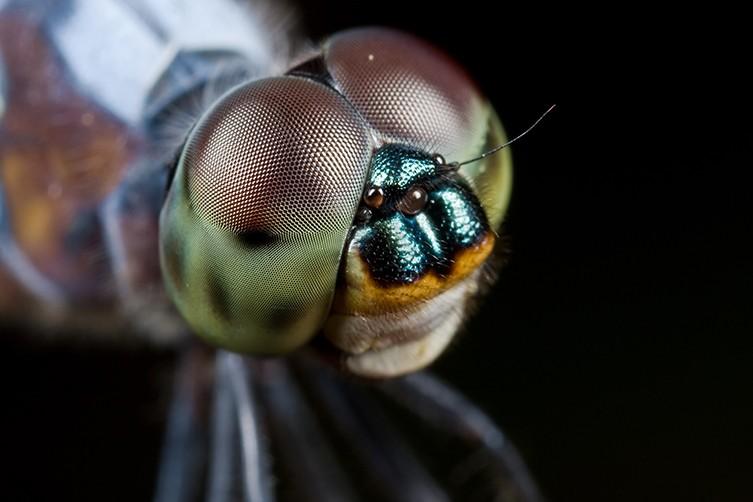
#> input picture lesson_3/homework/dragonfly.jpg, 753 x 502 px
$ jupyter execute Homework.ipynb
#> lines starting #> are read from the running program, lines starting #| are printed output that depends on the picture; after the words box and inside, x2 and y2 are one past the last pixel; in counts of white or black regions, pixels touching at a corner belong together
# HOMEWORK 3

For this homework you are going to implement the **unsharp masking** filter (USM). It is a technique to improve the sharpness of an image by combining the image with its blurred (unsharp) version. See the Wikipedia [page](https://en.wikipedia.org/wiki/Unsharp_masking) for more details.

### Unsharp Masking (USP)
The USM technique consists of the following steps:
* Load the image you will be working with.
* Create a blurred (unsharp) version of the original image.
* Add the unsharp image (with a certain **weight**) to the original.

To sum it up, the USM performs the following operation:

`sharpened = original + (original − unsharp) × amount`

Even though we provide you an image to work with, you are welcome to use your own images :-)

[cell 1]
import cv2
import numpy as np
from matplotlib import pyplot as plt
plt.rcParams['figure.figsize'] = [20, 15]

[cell 2]
img = cv2.imread('dragonfly.jpg')
#> img is the input picture: shape (502, 753, 3); mean B, G, R 47.8, 50.3, 52.3
img = cv2.cvtColor(img, cv2.COLOR_BGR2RGB)
plt.imshow(img)

[cell 3]
# Create a blurred (unsharp) version of the original image (you can use Gaussian blurring)
unsharp = cv2.GaussianBlur(img, ksize=(5,5), sigmaX=3)
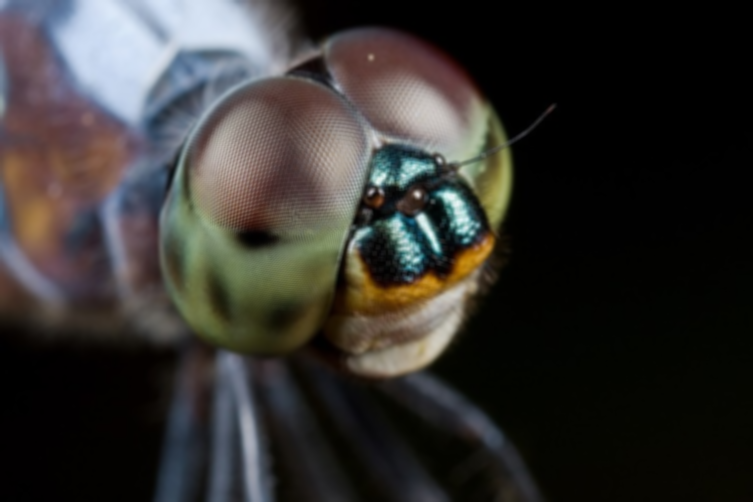
#> unsharp: shape (502, 753, 3); mean R, G, B 52.3, 50.3, 47.8
plt.imshow(unsharp)

[cell 4]
# Create the difference image (original − unsharp)
# Note: Remember that you are working with uint8 data types. Any addition or substractions
# might result in overflow or underflow, respectively. You can prevent this by casting the images to float.
img = img.astype(np.float32)
unsharp = unsharp.astype(np.float32)
diff = img - unsharp
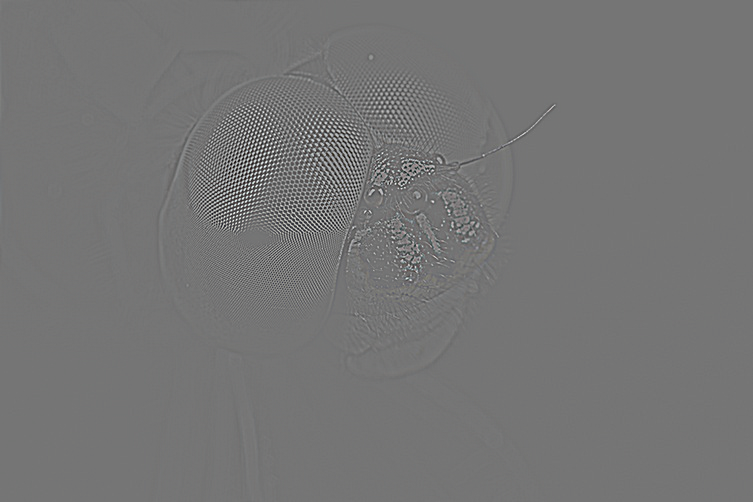
#> diff: shape (502, 753, 3) float32; mean R, G, B 0, 0, 0; drawn with min black and max white

plt.subplot(121), plt.imshow(img.astype('uint8')), plt.title('Image')
plt.subplot(122), plt.imshow(diff.astype('uint8')), plt.title('Diff mask')
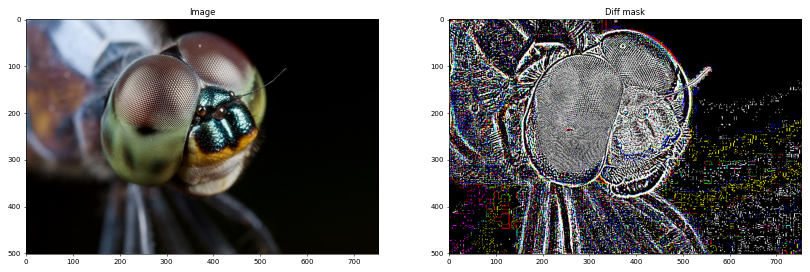
#> figure drawn by matplotlib, 2 panels

[cell 5]
# Apply USM to get the resulting image using `sharpened = original + (original − unsharp) × amount`
# Note: Again, take care of underflows/overflows if necessary.
sharpened = img + diff*1.5
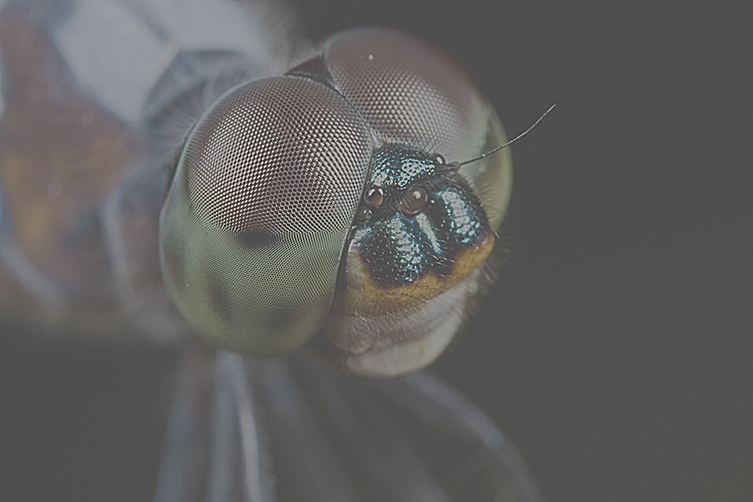
#> sharpened: shape (502, 753, 3) float32; mean R, G, B 52.3, 50.3, 47.7; drawn with min black and max white
np.clip(sharpened, 0, 255, out=sharpened)
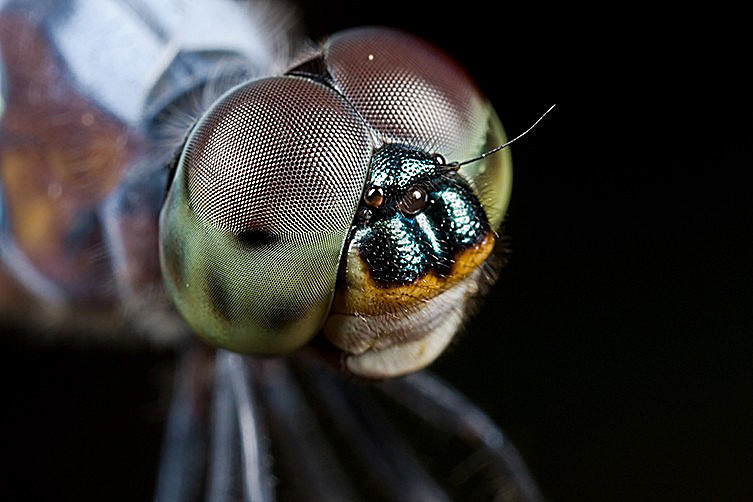
#> sharpened: shape (502, 753, 3) float32; 9.94% of pixels changed, all inside (x1, y1, x2, y2) = (0, 0, 753, 502)
# plt.subplot(121), plt.imshow(img.astype('uint8')), plt.title('Original Image')
# plt.subplot(122), plt.imshow(sharpened.astype('uint8')), plt.title('USM Applied')
# plt.imshow(sharpened.astype(np.uint8))
plt.subplot(121), plt.imshow(img.astype('uint8')[100:500, 100:500, :])
plt.subplot(122), plt.imshow(sharpened.astype('uint8')[100:500, 100:500, :])
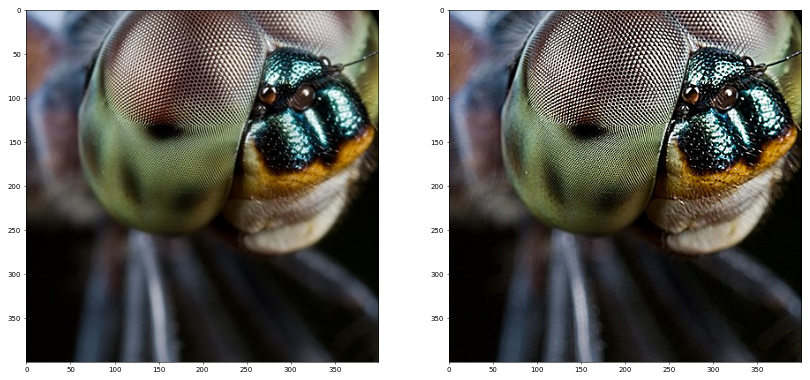
#> figure drawn by matplotlib, 2 panels
